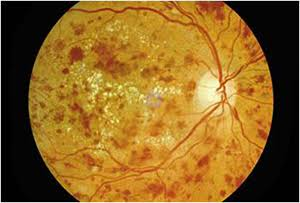
#> input picture data/real_retinal_images/confirmed_grade4_proliferative.jpg, 300 x 203 px; its folder holds only this picture in this run
$ python -i field_of_view.py   (imports and definitions only)   (older library calls are emulated)
#> lines starting #> are read from the running program, lines starting #| are printed output that depends on the picture; after the words box and inside, x2 and y2 are one past the last pixel; in counts of white or black regions, pixels touching at a corner belong together
### image_quality/io.py
"""Image loading and preprocessing utilities for retinal fundus images."""

from pathlib import Path
from typing import Dict, Tuple, Union, Any, Optional
import numpy as np
from PIL import Image

try:
    import cv2
except ImportError:
    cv2 = None


def is_opencv_available() -> bool:
    """Check if OpenCV (cv2) is installed and available."""
    return cv2 is not None


def load_raw_image(image_path: Union[str, Path]) -> np.ndarray:
    """Load a retinal fundus image from disk as an RGB uint8 NumPy array.

    Uses OpenCV if available, falling back to PIL.

    Args:
        image_path: Path to the image file.

    Returns:
        np.ndarray: Loaded image in RGB format with shape (H, W, 3) and dtype uint8.

    Raises:
        FileNotFoundError: If the file does not exist.
        ValueError: If image file cannot be read or decoded.
    """
    path = Path(image_path)
    if not path.is_file():
        raise FileNotFoundError(f"Image not found at: {path}")

    # Primary path: OpenCV
    if cv2 is not None:
        bgr = cv2.imread(str(path))
        if bgr is not None:
            return cv2.cvtColor(bgr, cv2.COLOR_BGR2RGB)

    # Fallback / PIL path
    try:
        with Image.open(path) as pil_img:
            return np.array(pil_img.convert("RGB"), dtype=np.uint8)
    except Exception as exc:
        raise ValueError(f"Cannot read/decode image: {path}") from exc


def crop_black_borders(image: np.ndarray, tol: int = 10) -> np.ndarray:
    """Crop uninformative black background borders around the retinal fundus circle.

    Replicates the border-cropping logic from the Diabetic Retinopathy classifier pipeline.

    Args:
        image: RGB image array.
        tol: Threshold intensity below which pixels are treated as black background.

    Returns:
        np.ndarray: Cropped RGB image array.
    """
    if image.ndim == 2:
        gray = image
    elif image.shape[2] == 3:
        if cv2 is not None:
            gray = cv2.cvtColor(image, cv2.COLOR_RGB2GRAY)
        else:
            gray = np.dot(image[..., :3], [0.2989, 0.5870, 0.1140]).astype(np.uint8)
    else:
        raise ValueError(f"Unexpected image shape: {image.shape}")

    mask = gray > tol
    coords = np.argwhere(mask)

    if coords.size > 0:
        y0, x0 = coords.min(axis=0)
        y1, x1 = coords.max(axis=0) + 1
        if (y1 - y0) > 0 and (x1 - x0) > 0:
            return image[y0:y1, x0:x1]

    return image


def preprocess_image(
    image_or_path: Union[str, Path, np.ndarray],
    target_size: Tuple[int, int] = (384, 384),
    crop_borders: bool = True,
) -> np.ndarray:
    """Preprocess a retinal fundus image matching the project's EfficientNetB3 classifier pipeline.

    1. Loads image (if path provided).
    2. Crops non-retinal black borders (optional, default True).
    3. Resizes to target_size (width, height) using INTER_AREA (OpenCV) or BOX (PIL).
    4. Casts to float32 retaining [0, 255] range for EfficientNet compatibility.

    Args:
        image_or_path: Image path or loaded RGB NumPy array.
        target_size: Target (width, height) resolution (default: (384, 384)).
        crop_borders: Whether to crop black background borders.

    Returns:
        np.ndarray: Preprocessed float32 image array of shape (target_size[1], target_size[0], 3).
    """
    if isinstance(image_or_path, (str, Path)):
        image = load_raw_image(image_or_path)
    else:
        image = image_or_path.copy()

    if crop_borders:
        image = crop_black_borders(image)

    target_w, target_h = target_size

    if cv2 is not None:
        resized = cv2.resize(image, (target_w, target_h), interpolation=cv2.INTER_AREA)
    else:
        pil_img = Image.fromarray(image)
        resample = getattr(Image.Resampling, "BOX", Image.BILINEAR)
        resized = np.array(pil_img.resize((target_w, target_h), resample=resample))

    return resized.astype(np.float32)


# [27 lines left out: function get_image_metadata, not called in this run]

### image_quality/focus.py
"""Focus and blur assessment module for retinal fundus images.

Provides deterministic sharpness measurements using:
1. Masked Variance of Laplacian (VoL) on the retinal foreground (Green channel).
2. Masked Tenengrad gradient energy (Sobel gradient magnitude).
3. Log-logistic normalization to a calibrated 0-100 scale.
4. Categorization into Sharp, Borderline, or Blurry based on engineering baselines.

NOTE: Baseline thresholds are initial heuristic engineering baselines derived from observed
retinal fundus distributions in this project, pending formal clinical ophthalmology validation.
"""

from pathlib import Path
from typing import Dict, Any, Union, Optional, Tuple
import numpy as np

try:
    import cv2
except ImportError:
    cv2 = None

from image_quality.io import load_raw_image, preprocess_image

# Engineering baseline thresholds (unvalidated clinically)
ENGINEERING_BLURRY_THRESHOLD = 25.0    # Normalized score below which image is flagged Blurry
ENGINEERING_SHARP_THRESHOLD = 50.0     # Normalized score at/above which image is flagged Sharp
DEFAULT_LOG_MIDPOINT = 100.0           # Midpoint parameter for log-logistic normalization (LapVar ~ 100)
DEFAULT_LOG_SLOPE = 2.0                # Logistic slope parameter


# [30 lines left out: function extract_analysis_channel, not called in this run]


def compute_foreground_mask(image: np.ndarray, tol: int = 15) -> np.ndarray:
    """Segment retinal foreground from outer unilluminated black camera border.

    Prevents the sharp artificial step edge at the boundary of the camera aperture
    from falsely inflating Laplacian variance.

    Args:
        image: RGB image array.
        tol: Threshold intensity above which pixels belong to the retina.

    Returns:
        np.ndarray: 2D boolean mask where True indicates retinal foreground.
    """
    if image.ndim == 3:
        if cv2 is not None:
            gray = cv2.cvtColor(image.astype(np.uint8), cv2.COLOR_RGB2GRAY)
        else:
            gray = np.dot(image[..., :3], [0.2989, 0.5870, 0.1140]).astype(np.uint8)
    else:
        gray = image.astype(np.uint8)

    mask = gray > tol
    if not np.any(mask):
        # Fallback to full field if image is entirely dark
        return np.ones_like(gray, dtype=bool)

    return mask


# [190 lines left out: functions compute_laplacian_map, compute_sobel_gradients, normalize_focus_score, classify_focus, assess_focus, not called in this run]

### image_quality/field_of_view.py
"""Field of View (FOV) and Retinal Centering Assessment module for retinal fundus images.

Evaluates:
1. Retinal field coverage percentage relative to frame and maximum inscribable circular field.
2. Geometric retinal field centering (radial offset, horizontal/vertical offset from image center).
3. Classical computer vision optic disc localization candidate scoring and confidence estimation.
4. Engineering classifications:
   - FOV: 'Adequate FOV', 'Borderline FOV', 'Poor FOV'
   - Centering: 'Well Centered', 'Borderline Centering', 'Poor Centering'

NOTE: Thresholds and optic disc localization are engineering prototypes derived from observed
retinal fundus geometry, pending formal clinical validation. Retinal field centering (framing)
is distinctly separated from anatomical optic-disc localization.
"""

from pathlib import Path
from typing import Dict, Any, Union, Optional, Tuple, List
import numpy as np

try:
    import cv2
except ImportError:
    cv2 = None

from image_quality.io import load_raw_image, preprocess_image
from image_quality.focus import compute_foreground_mask

# Engineering baseline thresholds (unvalidated clinically)
ENGINEERING_POOR_FOV_THRESHOLD = 50.0        # Below this: Poor FOV
ENGINEERING_ADEQUATE_FOV_THRESHOLD = 75.0    # At or above this: Adequate FOV

ENGINEERING_WELL_CENTERED_MAX_OFFSET = 0.08  # Normalized radial offset <= 0.08: Well Centered
ENGINEERING_POOR_CENTERED_MIN_OFFSET = 0.20  # Normalized radial offset > 0.20: Poor Centering


# [406 lines left out: functions detect_retinal_field, estimate_retinal_center, locate_optic_disc_candidate, classify_fov_and_centering, assess_field_of_view, not called in this run]

>>> result = assess_field_of_view('../data/real_retinal_images/confirmed_grade4_proliferative.jpg')
#> in load_raw_image, bgr is the input picture: shape (203, 300, 3); mean B, G, R 34.9, 101, 141.1
#> in crop_black_borders, `mask = gray > tol`:
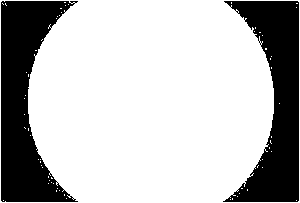
#> mask: shape (203, 300) bool; 73.3% white; 2 black regions, box (x1, y1, x2, y2) and area: (1, 1, 78, 202) 8338, (223, 1, 299, 202) 7947
#> in crop_black_borders, `coords = np.argwhere(mask)`: coords = 44615 pairs, first value 0 to 202, second value 0 to 299
#> in crop_black_borders, `y0, x0 = coords.min(axis=0)`: y0 = 0
#> in crop_black_borders, `y1, x1 = coords.max(axis=0) + 1`: y1 = 203; x1 = 300
#> in preprocess_image, `return resized.astype(np.float32)`:
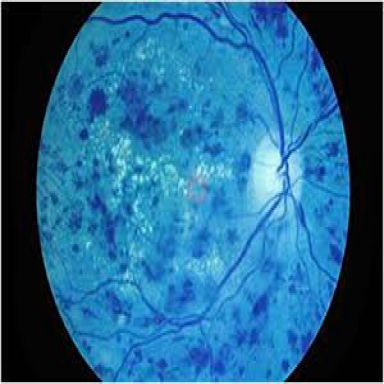
#> returned value: shape (384, 384, 3) float32; mean of channels 0, 1, 2 141, 101, 34.8; drawn as B, G, R
#> in compute_foreground_mask, `mask = gray > tol`: mask: shape (384, 384) bool; 73.4% white; 2 black regions, box (x1, y1, x2, y2) and area: (2, 2, 101, 382) 20113, (286, 2, 382, 382) 19161
#> in detect_retinal_field, `num_labels, labels, stats, centroids = cv2.connectedComponentsWithStat..`:
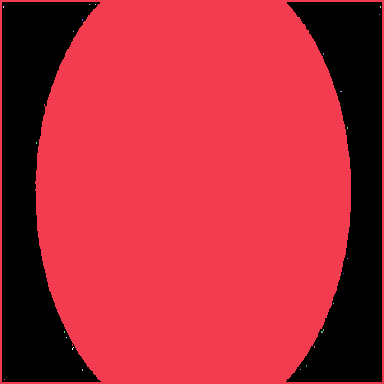
#> labels: shape (384, 384) int32; 25 distinct labels, from 0 to 24; one colour per label, 0 black
#> in detect_retinal_field, `num_labels, labels, stats, centroids = cv2.connectedComponentsWithStat..`: num_labels = 25; stats = 25 rows, first 6: [2, 2, 380, 380, 39274], [0, 0, 384, 384, 108141], [89, 4, 1, 1, 1], [95, 4, 1, 1, 1], [3, 6, 1, 2, 2], [380, 6, 1, 2, 2]; centroids = 25 pairs, first value 3 to 380, second value 4 to 379
#> in detect_retinal_field, `largest_idx = 1 + int(np.argmax(stats[1:, cv2.CC_STAT_AREA]))`: largest_idx = 1
#> in detect_retinal_field, `retina_mask = (labels == largest_idx)`: retina_mask: shape (384, 384) bool; 73.3% white; 2 black regions, box (x1, y1, x2, y2) and area: (2, 2, 101, 382) 20131, (286, 2, 382, 382) 19184
#> in detect_retinal_field, `area = int(stats[largest_idx, cv2.CC_STAT_AREA])`: area = 108141
#> in detect_retinal_field, `bx = int(stats[largest_idx, cv2.CC_STAT_LEFT])`: bx = 0
#> in detect_retinal_field, `bw = int(stats[largest_idx, cv2.CC_STAT_WIDTH])`: bw = 384
#> in detect_retinal_field, `coverage_pct = round(float((area / total_image_pixels) * 100.0), 2) if..`: coverage_pct = 73.34
#> in detect_retinal_field, `fov_score = round(float(np.clip((area / a_max_fit) * 100.0, 0.0, 100.0..`: fov_score = 93.38
#> in detect_retinal_field, `aspect_ratio = round(float(bw / bh), 3) if bh > 0 else 1.0`: aspect_ratio = 1
#> in assess_field_of_view, `fov_res = detect_retinal_field(eval_img_u8, tol=15)`: fov_res = 7 items
#> in estimate_retinal_center, `rc_x = float(np.mean(x_idx))`: rc_x = 192.7
#> in estimate_retinal_center, `rc_y = float(np.mean(y_idx))`: rc_y = 191.4
#> in estimate_retinal_center, `dx_norm = abs(rc_x - img_cx) / img_cx if img_cx > 0 else 0.0`: dx_norm = 0.00373
#> in estimate_retinal_center, `dy_norm = abs(rc_y - img_cy) / img_cy if img_cy > 0 else 0.0`: dy_norm = 0.00327
#> in estimate_retinal_center, `radial_offset = float(np.sqrt(dx_norm ** 2 + dy_norm ** 2))`: radial_offset = 0.00495
#> in estimate_retinal_center, `centering_score = round(float(np.clip(100.0 * (1.0 - 2.5 * radial_offs..`: centering_score = 98.76
#> in assess_field_of_view, `center_res = estimate_retinal_center(retina_mask, (h, w))`: center_res = {'retinal_center': [192.7, 191.4], 'image_center': [192, 192], 'normalized_horizontal_offset': 0.0037, 'normalized_vertical_offset': 0.0033, 'radial_center_offset': 0.005, 'centering_score': 98.76}
#> in locate_optic_disc_candidate, `dist_map = cv2.distanceTransform(mask.astype(np.uint8), cv2.DIST_L2, 5)`:
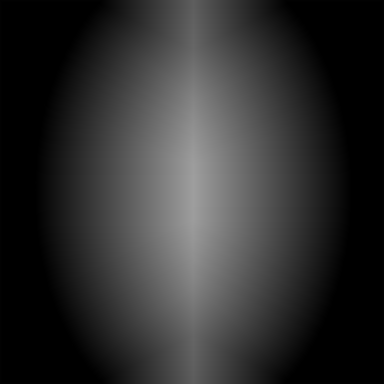
#> dist_map: shape (384, 384) float32; min 0, max 158, mean 47.4
#> in locate_optic_disc_candidate, `max_dist = float(np.max(dist_map)) if np.max(dist_map) > 0 else 1.0`: max_dist = 158
#> in locate_optic_disc_candidate, `interior_mask = dist_map > (0.15 * max_dist)`:
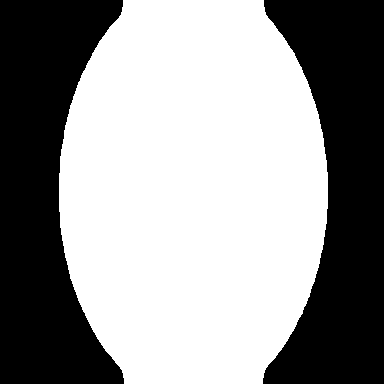
#> interior_mask: shape (384, 384) bool; 58.6% white; 2 black regions, box (x1, y1, x2, y2) and area: (0, 0, 124, 384) 31036, (263, 0, 384, 384) 30056
#> in locate_optic_disc_candidate, `opened = cv2.morphologyEx(bright.astype(np.uint8), cv2.MORPH_OPEN, ker..`:
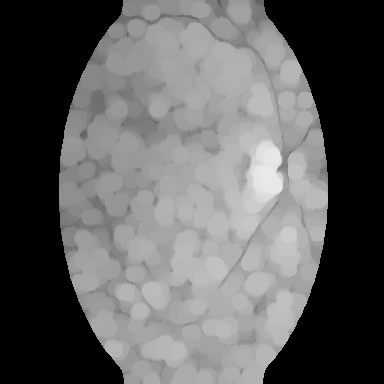
#> opened: shape (384, 384); min 0, max 233, mean 95.4
#> in locate_optic_disc_candidate, `p97 = float(np.percentile(fg_vals, 97.0))`: p97 = 196
#> in locate_optic_disc_candidate, `cand_mask = (opened >= p97) & interior_mask`:
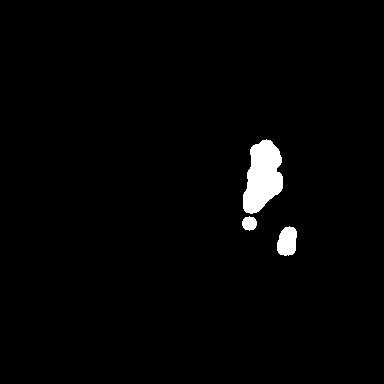
#> cand_mask: shape (384, 384) bool; 1.8% white; 3 white regions, box (x1, y1, x2, y2) and area: (243, 139, 283, 214) 2076, (277, 226, 297, 256) 475, (242, 216, 257, 231) 169
#> in locate_optic_disc_candidate, `num_labels, labels, stats, centroids = cv2.connectedComponentsWithStat..`: labels: shape (384, 384) int32; 4 distinct labels, from 0 to 3
#> in locate_optic_disc_candidate, `num_labels, labels, stats, centroids = cv2.connectedComponentsWithStat..`: num_labels = 4; stats = [[0, 0, 384, 384, 144736], [243, 139, 40, 75, 2076], [242, 216, 15, 15, 169], [277, 226, 20, 30, 475]]; centroids = [[190.1, 191.5], [262.3, 176.2], [249, 223], [286.9, 241.2]]
#> the loop in locate_optic_disc_candidate, `for i in range(1, num_labels):` made 3 passes
#> after the loop in locate_optic_disc_candidate, `for i in range(1, num_labels):`: best_cand = 7 items; best_score = 0.779; radius = 26
#> in assess_field_of_view, `disc_res = locate_optic_disc_candidate(eval_img_u8, retina_mask)`: disc_res = 7 items
#> in assess_field_of_view, `fov_dec, center_dec = classify_fov_and_centering( fov_res["fov_score"]..`: fov_dec = 'Adequate FOV'; center_dec = 'Well Centered'
#> result = 18 items

$ run again, on data/real_retinal_images/aptos_eval_6959267_grade3.png
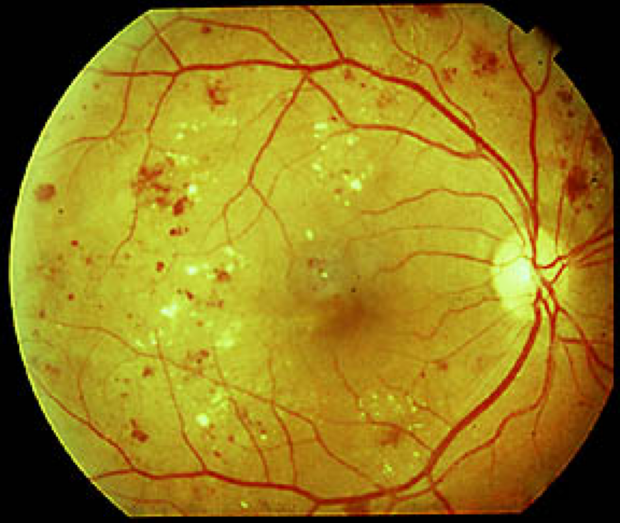
#> input picture data/real_retinal_images/aptos_eval_6959267_grade3.png, 620 x 527 px
#> in load_raw_image, bgr is the input picture: shape (527, 620, 3); mean B, G, R 30, 128.1, 151.6
#> in crop_black_borders, `mask = gray > tol`:
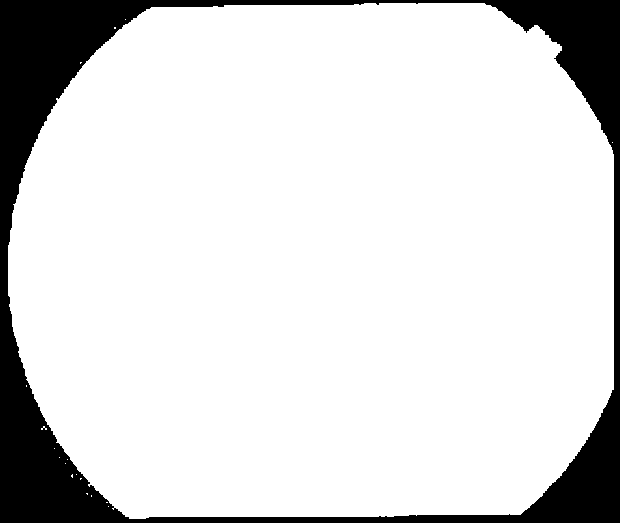
#> mask: shape (527, 620) bool; 85.9% white; 1 black region, box (x1, y1, x2, y2) and area: (0, 0, 620, 523) 46090
#> coords = 280650 pairs, first value 3 to 526, second value 0 to 619
#> y0 = 3; x0 = 0
#> y1 = 527; x1 = 620
#> in detect_retinal_field, `num_labels, labels, stats, centroids = cv2.connectedComponentsWithStat..`: num_labels = 4; stats = [[0, 0, 384, 381, 20064], [5, 0, 376, 378, 126239], [28, 312, 1, 1, 1], [0, 381, 384, 3, 1152]]; centroids = [[158.3, 187.4], [196.8, 190.4], [28, 312], [191.5, 382]]
#> largest_idx = 1
#> retina_mask: shape (384, 384) bool; 85.6% white; 4 black regions (3 under 20 px), largest, box (x1, y1, x2, y2) and area: (0, 0, 384, 384) 21210
#> in detect_retinal_field, `area = int(stats[largest_idx, cv2.CC_STAT_AREA])`: area = 126239
#> bx = 5
#> by = 0
#> bw = 376
#> bh = 378
#> coverage_pct = 85.61
#> fov_score = 100
#> aspect_ratio = 0.995
#> fov_res = 7 items
#> rc_x = 196.8
#> rc_y = 190.4
#> dx_norm = 0.0249
#> dy_norm = 0.00823
#> radial_offset = 0.0262
#> centering_score = 93.45
#> center_res = {'retinal_center': [196.8, 190.4], 'image_center': [192, 192], 'normalized_horizontal_offset': 0.0249, 'normalized_vertical_offset': 0.0082, 'radial_center_offset': 0.0262, 'centering_score': 93.45}
#> max_dist = 188
#> interior_mask: shape (384, 384) bool; 62.6% white; 1 black region, box (x1, y1, x2, y2) and area: (0, 0, 384, 384) 55156
#> p97 = 187
#> in locate_optic_disc_candidate, `cand_mask = (opened >= p97) & interior_mask`:
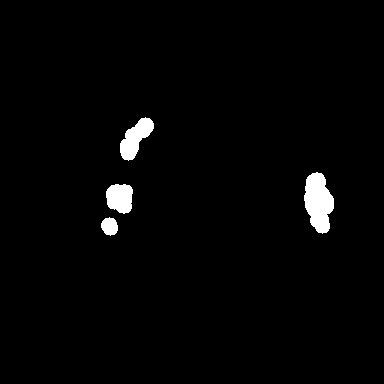
#> cand_mask: shape (384, 384) bool; 2% white; 4 white regions, box (x1, y1, x2, y2) and area: (304, 172, 334, 234) 1284, (120, 117, 154, 161) 772, (106, 184, 133, 214) 652, (101, 217, 118, 236) 240
#> in locate_optic_disc_candidate, `num_labels, labels, stats, centroids = cv2.connectedComponentsWithStat..`: num_labels = 5; stats = [[0, 0, 384, 384, 144508], [120, 117, 34, 44, 772], [304, 172, 30, 62, 1284], [106, 184, 27, 30, 652], [101, 217, 17, 19, 240]]; centroids = [[191.1, 191.6], [135.1, 137.8], [318.1, 201.7], [119.5, 197.5], [109.2, 226]]
#> the loop in locate_optic_disc_candidate, `for i in range(1, num_labels):` made 4 passes
#> after the loop in locate_optic_disc_candidate, `for i in range(1, num_labels):`: best_cand = 7 items; best_score = 0.706; radius = 14
#> disc_res = 7 items
#> fov_dec = 'Adequate FOV'; center_dec = 'Well Centered'
#> result = 18 items
